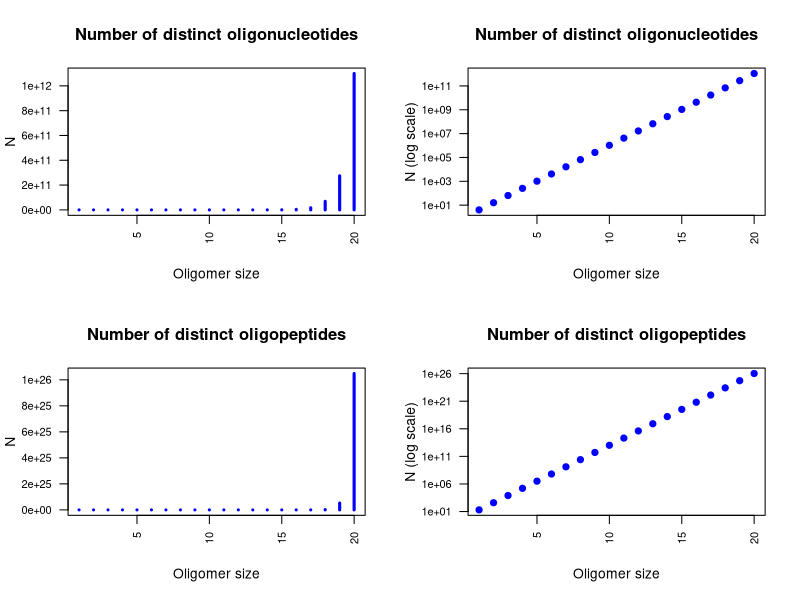
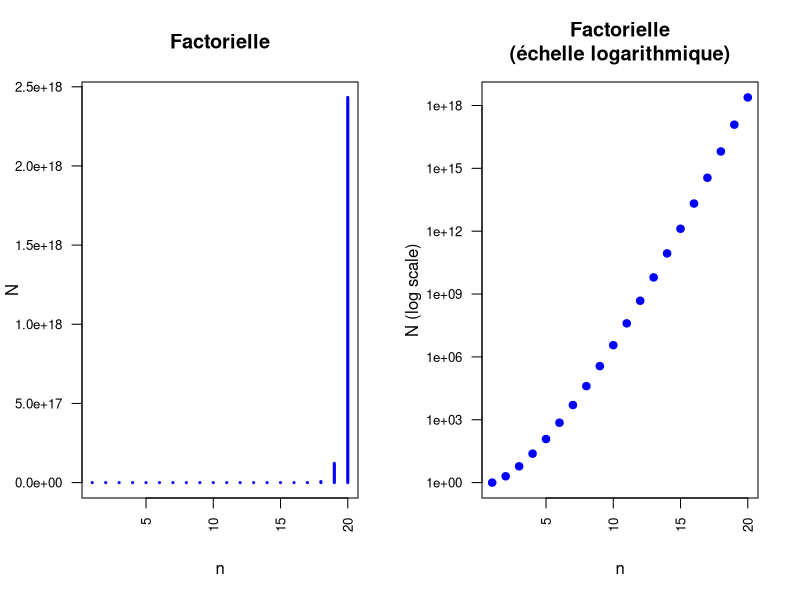

Source code (R) for these figures, in order:
## ---- chunk 1
library(knitr)
options(width = 300)
knitr::opts_chunk$set(
  fig.width = 7, fig.height = 5, 
  fig.path = 'figures/02_combinatorix_',
  fig.align = "center", 
  size = "tiny", 
  echo = FALSE, eval = TRUE, 
  warning = FALSE, message = FALSE, 
  results = TRUE, comment = "")
# knitr::asis_output("\\footnotesize")

## ---- chunk 2
x <- 1:20 ## Oligomer size

par.ori <- par(no.readonly = TRUE)
par(mfrow = c(2,2))
n <- 4 ## Number of distinct residues
N <- n^x
plot(x, N, 
     main = "Number of distinct oligonucleotides",
     xlab = "Oligomer size",
     ylab = "N",
     las = 2, cex.axis = 0.8,
     type = "h", lwd = 3, col = "blue"
)
plot(x, N, 
     main = "Number of distinct oligonucleotides",
     xlab = "Oligomer size",
     ylab = "N (log scale)",
     las = 2, cex.axis = 0.8,
     log = "y",
     type = "p", pch = 19, col = "blue"
     )

## Oliopeptides
n <- 20 ## Number of distinct residues
N <- n^x
plot(x, N, 
     main = "Number of distinct oligopeptides",
     xlab = "Oligomer size",
     ylab = "N",
     las = 2, cex.axis = 0.8,
     type = "h", lwd = 3, col = "blue"
)
plot(x, N, 
     main = "Number of distinct oligopeptides",
     xlab = "Oligomer size",
     ylab = "N (log scale)",
     las = 2, cex.axis = 0.8,
     log = "y",
     type = "p", pch = 19, col = "blue"
)

par(par.ori) ## restaurer les paramètres par défaut
## ---- chunk 3
n <- 1:20
N <- factorial(n)
# plot(n,N, log = "y")

par.ori <- par(no.readonly = TRUE)
par(mfrow = c(1,2))
plot(n, N, 
     main = "Factorielle",
     xlab = "n",
     ylab = "N",
     las = 2, cex.axis = 0.8,
     type = "h", lwd = 3, col = "blue"
)
plot(n, N, 
     main = "Factorielle\n(échelle logarithmique)",
     xlab = "n",
     ylab = "N (log scale)",
     las = 2, cex.axis = 0.8,
     log = "y",
     type = "p", pch = 19, col = "blue"
     )
par(par.ori)
## ---- chunk 4
aa.table <- read.delim("amino_acid_table.tsv", sep = "\t")
# kable(aa.table, caption = "Symboles des acides aminés et codons")

aa <- sort(as.vector(aa.table$Symbol))
aa <- aa[aa %in% LETTERS]

cat(sort(rep(aa, times=3)), sep = "")
## ---- chunk 5
cat(sample(rep(aa, times = 3)), sep = "")
cat(sample(rep(aa, times = 3)), sep = "")
cat(sample(rep(aa, times = 3)), sep = "")
